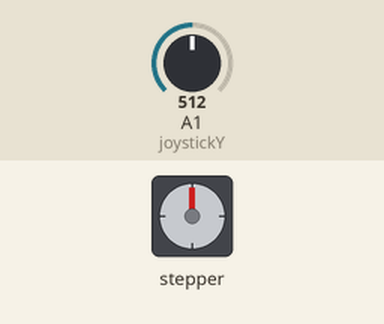
The sketch below on a simulated Arduino Uno, built with avr-gcc and run on an emulated ATmega328P. Shown: stepper motor. Wiring (inferred from the names in the program): stepper motor driver (200 steps per turn assumed): step pin 3; direction pin 2; enable pin 4. Inputs (shaded band) come from the test bench; at power-on: A1 (joystickY) = 512.

Above: at 1.2 s.
1.3 s: A1 (joystickY) set to 560
2.8 s: A1 (joystickY) set to 585
Timing chart, 0 to 58.3 s (numbered marks = the images above; inputs shaded):
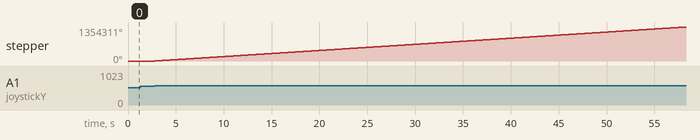

Measured:
- after the input at 1.3 s, every drawn part: stays the same
- after the input at 2.8 s, stepper: keeps turning clockwise at about 24401°/s, starting at once

The sketch:

sketch_nov29b.ino
```cpp
#define joystickX A0
#define joystickY A1
#define joystickThreshold 60

#define dirPin 2   // direction
#define stepPin 3  // step-pulse
#define enaPin 4   // enable-motor
#define STPR 800   // steps-per-revolution (adjust this based on your motor)

void setup() {
  pinMode(stepPin, OUTPUT);
  pinMode(dirPin, OUTPUT);
  pinMode(enaPin, OUTPUT);

  digitalWrite(enaPin, HIGH);  // disable movement initially
  Serial.begin(9600);
}

void loop() {
  int joystickYValue = analogRead(joystickY);

  if (abs(joystickYValue - 512) > joystickThreshold) {
    bool direction = (joystickYValue > 512) ? true : false;  // Set direction based on joystick movement
    moveStepper(direction, STPR * 2);  // Adjust the number of steps as needed
  }

  delay(40);  // delay for stability
}

void moveStepper(bool dir, int steps) {
  digitalWrite(enaPin, LOW);  // enable movement
  digitalWrite(dirPin, dir);

  for (int i = 0; i < steps; i++) {
    digitalWrite(stepPin, HIGH);
    delayMicroseconds(20);
    digitalWrite(stepPin, LOW);
    delayMicroseconds(20);
  }

  digitalWrite(enaPin, HIGH);  // disable movement
}
```
